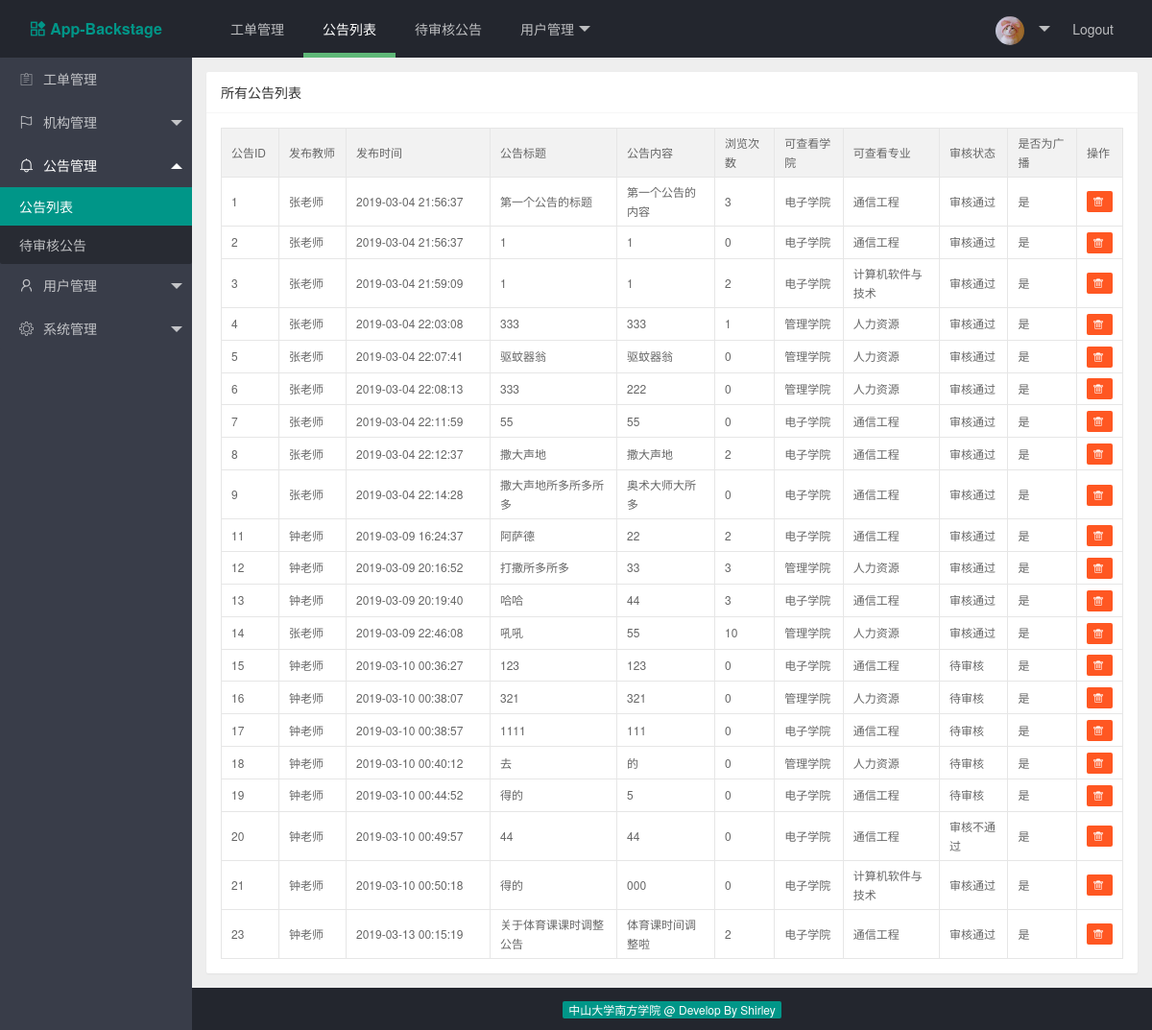
Page /index.php/web/nt_mgt/notice_list on the earlier database version.
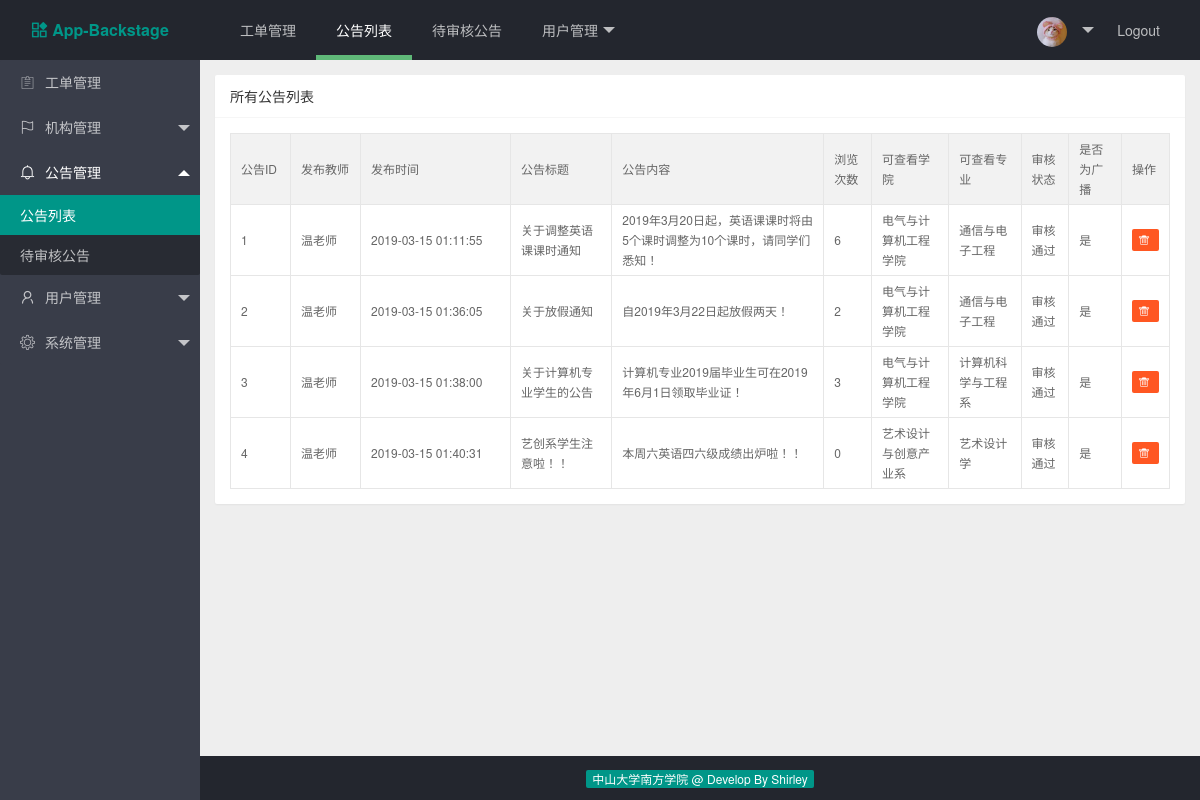
Same page on the later database version.
### tables this page shows
CREATE TABLE IF NOT EXISTS `notice_tb` (
  `notice_id` int(11) NOT NULL AUTO_INCREMENT COMMENT '公告ID',
  `notice_tea_id` int(11) NOT NULL COMMENT '发布公告教师的ID',
  `notice_time` datetime NOT NULL COMMENT '发布公告的时间',
  `notice_title` varchar(200) NOT NULL DEFAULT '0' COMMENT '公告标题',
  `notice_content` text NOT NULL COMMENT '公告内容',
  `notice_read_times` int(11) NOT NULL DEFAULT '0' COMMENT '公告被浏览次数',
  `college_id` int(11) NOT NULL COMMENT '可查看的学院ID',
  `major_id` int(11) NOT NULL COMMENT '可查看的专业ID',
  `notice_pass_review` int(11) NOT NULL COMMENT '是否通过审核',
  `notice_is_all` int(11) DEFAULT NULL COMMENT '是否发送至全校',
  PRIMARY KEY (`notice_id`)
);

CREATE TABLE IF NOT EXISTS `tea_user_tb` (
  `tea_id` bigint(20) NOT NULL AUTO_INCREMENT COMMENT '教师用户ID',
  `role_id` int(11) NOT NULL DEFAULT '0' COMMENT '角色ID',
  `tea_account` varchar(50) NOT NULL DEFAULT '0' COMMENT '工号，为登录账号',
  `tea_password` varchar(50) NOT NULL DEFAULT '0' COMMENT '登录密码',
  `tea_name` varchar(50) NOT NULL DEFAULT '0' COMMENT '教师姓名',
  `tea_spell` varchar(50) NOT NULL DEFAULT '0' COMMENT '姓名拼音',
  `tea_sex` varchar(50) NOT NULL DEFAULT '0' COMMENT '教师性别',
  `college_id` int(11) DEFAULT NULL COMMENT '学院ID',
  `major_id` int(11) DEFAULT NULL COMMENT '专业ID',
  `tea_phone` varchar(50) DEFAULT NULL COMMENT '电话',
  `tea_course` varchar(200) DEFAULT NULL COMMENT '所有教授课程，以逗号分隔',
  `tea_isInstructor` int(2) DEFAULT NULL COMMENT '是否为辅导员',
  PRIMARY KEY (`tea_id`)
);

CREATE TABLE IF NOT EXISTS `college_info_tb` (
  `college_id` int(11) NOT NULL AUTO_INCREMENT COMMENT '学院id',
  `college_name` varchar(200) NOT NULL COMMENT '学院名称',
  `college_icon` varchar(100) NOT NULL COMMENT '学院图标',
  `college_address` varchar(300) NOT NULL COMMENT '学院地址',
  `college_introduction` text NOT NULL COMMENT '学院简介',
  PRIMARY KEY (`college_id`)
);

CREATE TABLE IF NOT EXISTS `major_info_tb` (
  `major_id` int(11) NOT NULL AUTO_INCREMENT COMMENT '专业id',
  `college_id` int(11) NOT NULL COMMENT '所属学院id',
  `major_name` varchar(50) NOT NULL COMMENT '专业名称',
  `major_introduction` varchar(800) NOT NULL COMMENT '专业简介',
  PRIMARY KEY (`major_id`)
);

### application/controllers/web/Notice.php (called while the page is built, shortened)
<?php
class Notice extends CI_Controller {
	public function view($page = 'notice')
	{
		$data['notice_list'] = $this->get_all_notice();
		$this->load->view('common/header');
		$this->load->view('common/navbar');
		$this->load->view('common/sidebar');
		$this->load->view('notice/notice', $data);
		$this->load->view('common/footer');
	}
	public function get_all_notice()
	{
		$this->load->model('web/notice_model');
		$res = $this->notice_model->get_all_notice();
		return $res;
	}
}

### index.php (called while the page is built, shortened)
<?php
require_once BASEPATH.'core/CodeIgniter.php';

### application/models/web/Notice_model.php (called while the page is built, shortened)
<?php
class Notice_model extends CI_Model {
    public static $table_name = 'notice_tb';
    public function get_all_notice()
    {
        $this->db->select('*');
        $this->db->join('college_info_tb','college_info_tb.college_id = notice_tb.college_id');
        $this->db->join('major_info_tb','major_info_tb.major_id = notice_tb.major_id');
        $this->db->join('tea_user_tb','tea_user_tb.tea_id = notice_tb.notice_tea_id');
        $query_res = $this->db->get(self::$table_name);
        return $query_res->result_array();
    }
}

### application/views/notice/notice.php (the view)
<div class="layui-body layui-bg-gray">
    <div style="padding: 15px;" id="notice_list">
        <div class="layui-card">
            <div class="layui-card-header">
                所有公告列表
            </div>
            <div class="layui-card-body">
                <table class="layui-table" lay-size="sm">
                    <colgroup>
                        <col width="60">
                        <col width="70">
                        <col width="150">
                        <col>
                        <col>
                        <col>
                        <col>
                        <col>
                        <col>
                        <col>
                        <col>
                    </colgroup>
                    <thead>
                        <tr>
                            <th>公告ID</th>
                            <th>发布教师</th>
                            <th>发布时间</th>
                            <th>公告标题</th>
                            <th>公告内容</th>
                            <th>浏览次数</th>
                            <th>可查看学院</th>
                            <th>可查看专业</th>
                            <th>审核状态</th>
                            <th>是否为广播</th>
                            <th>操作</th>
                        </tr>
                    </thead>
                    <tbody>
                        <?php foreach ($notice_list as $notice):?>
                            <tr>
                                <td><?php echo $notice['notice_id'];?></td>
                                <td><?php echo $notice['tea_name'];?></td>
                                <td><?php echo $notice['notice_time'];?></td>
                                <td><?php echo $notice['notice_title'];?></td>
                                <td><?php echo $notice['notice_content'];?></td>
                                <td><?php echo $notice['notice_read_times'];?></td>
                                <td><?php echo $notice['college_name'];?></td>
                                <td><?php echo $notice['major_name'];?></td>
                                <td>
                                    <?php
                                        if ($notice['notice_pass_review'] === '0') {
                                            echo '待审核';
                                        } else if ($notice['notice_pass_review'] === '1') {
                                            echo '审核通过';
                                        } else {
                                            echo '审核不通过';
                                        }
                                    ?>
                                </td>
                                <td><?php echo $notice['notice_content'] === '0' ? '否' : '是';?></td>
                                <td>
                                    <a title="点击删除公告" href="<?php echo site_url('web/nt_mgt/delete_notice').'?notice_id='.$notice['notice_id']; ?>"
                                        class="layui-btn layui-btn-danger layui-btn-xs">
                                        <i class="layui-icon">&#xe640;</i>
                                    </a>
                                </td>
                            </tr>
                        <?php endforeach;?>
                    </tbody>
                </table>
            </div>
        </div>
    </div>
</div>

Differences in the rows shown:
removed notice_tb: notice_id "5", tea_user_tb.tea_name "张老师", notice_time "2019-03-04 22:07:41", notice_title "驱蚊器翁", notice_content "驱蚊器翁", notice_read_times "0", college.college_name "管理学院", major.major_name "人力资源", notice_pass_review "审核通过", shows "是"
removed notice_tb: notice_id "6", tea_user_tb.tea_name "张老师", notice_time "2019-03-04 22:08:13", notice_title "333", notice_content "222", notice_read_times "0", college.college_name "管理学院", major.major_name "人力资源", notice_pass_review "审核通过", shows "是"
removed notice_tb: notice_id "7", tea_user_tb.tea_name "张老师", notice_time "2019-03-04 22:11:59", notice_title "55", notice_content "55", notice_read_times "0", college.college_name "电子学院", major.major_name "通信工程", notice_pass_review "审核通过", shows "是"
removed notice_tb: notice_id "8", tea_user_tb.tea_name "张老师", notice_time "2019-03-04 22:12:37", notice_title "撒大声地", notice_content "撒大声地", notice_read_times "2", college.college_name "电子学院", major.major_name "通信工程", notice_pass_review "审核通过", shows "是"
removed notice_tb: notice_id "9", tea_user_tb.tea_name "张老师", notice_time "2019-03-04 22:14:28", notice_title "撒大声地所多所多所多", notice_content "奥术大师大所多", notice_read_times "0", college.college_name "电子学院", major.major_name "通信工程", notice_pass_review "审核通过", shows "是"
removed notice_tb: notice_id "11", tea_user_tb.tea_name "钟老师", notice_time "2019-03-09 16:24:37", notice_title "阿萨德", notice_content "22", notice_read_times "2", college.college_name "电子学院", major.major_name "通信工程", notice_pass_review "审核通过", shows "是"
removed notice_tb: notice_id "12", tea_user_tb.tea_name "钟老师", notice_time "2019-03-09 20:16:52", notice_title "打撒所多所多", notice_content "33", notice_read_times "3", college.college_name "管理学院", major.major_name "人力资源", notice_pass_review "审核通过", shows "是"
removed notice_tb: notice_id "13", tea_user_tb.tea_name "钟老师", notice_time "2019-03-09 20:19:40", notice_title "哈哈", notice_content "44", notice_read_times "3", college.college_name "电子学院", major.major_name "通信工程", notice_pass_review "审核通过", shows "是"
removed notice_tb: notice_id "14", tea_user_tb.tea_name "张老师", notice_time "2019-03-09 22:46:08", notice_title "吼吼", notice_content "55", notice_read_times "10", college.college_name "管理学院", major.major_name "人力资源", notice_pass_review "审核通过", shows "是"
removed notice_tb: notice_id "15", tea_user_tb.tea_name "钟老师", notice_time "2019-03-10 00:36:27", notice_title "123", notice_content "123", notice_read_times "0", college.college_name "电子学院", major.major_name "通信工程", notice_pass_review "待审核", shows "是"
removed notice_tb: notice_id "16", tea_user_tb.tea_name "钟老师", notice_time "2019-03-10 00:38:07", notice_title "321", notice_content "321", notice_read_times "0", college.college_name "管理学院", major.major_name "人力资源", notice_pass_review "待审核", shows "是"
removed notice_tb: notice_id "17", tea_user_tb.tea_name "钟老师", notice_time "2019-03-10 00:38:57", notice_title "1111", notice_content "111", notice_read_times "0", college.college_name "电子学院", major.major_name "通信工程", notice_pass_review "待审核", shows "是"
removed notice_tb: notice_id "18", tea_user_tb.tea_name "钟老师", notice_time "2019-03-10 00:40:12", notice_title "去", notice_content "的", notice_read_times "0", college.college_name "管理学院", major.major_name "人力资源", notice_pass_review "待审核", shows "是"
removed notice_tb: notice_id "19", tea_user_tb.tea_name "钟老师", notice_time "2019-03-10 00:44:52", notice_title "得的", notice_content "5", notice_read_times "0", college.college_name "电子学院", major.major_name "通信工程", notice_pass_review "待审核", shows "是"
removed notice_tb: notice_id "20", tea_user_tb.tea_name "钟老师", notice_time "2019-03-10 00:49:57", notice_title "44", notice_content "44", notice_read_times "0", college.college_name "电子学院", major.major_name "通信工程", notice_pass_review "审核不通过", shows "是"
removed notice_tb: notice_id "21", tea_user_tb.tea_name "钟老师", notice_time "2019-03-10 00:50:18", notice_title "得的", notice_content "000", notice_read_times "0", college.college_name "电子学院", major.major_name "计算机软件与技术", notice_pass_review "审核通过", shows "是"
removed notice_tb: notice_id "23", tea_user_tb.tea_name "钟老师", notice_time "2019-03-13 00:15:19", notice_title "关于体育课课时调整公告", notice_content "体育课时间调整啦", notice_read_times "2", college.college_name "电子学院", major.major_name "通信工程", notice_pass_review "审核通过", shows "是"
changed notice_tb id 1: tea_user_tb.tea_name "张老师" → "温老师"; notice_time "2019-03-04 21:56:37" → "2019-03-15 01:11:55"; notice_title "第一个公告的标题" → "关于调整英语课课时通知"; notice_content "第一个公告的内容" → "2019年3月20日起，英语课课时将由5个课时调整为10个课时，请同学们悉知！"; notice_read_times "3" → "6"; college.college_name "电子学院" → "电气与计算机工程学院"; major.major_name "通信工程" → "通信与电子工程"
changed notice_tb id 2: tea_user_tb.tea_name "张老师" → "温老师"; notice_time "2019-03-04 21:56:37" → "2019-03-15 01:36:05"; notice_title "1" → "关于放假通知"; notice_content "1" → "自2019年3月22日起放假两天！"; notice_read_times "0" → "2"; college.college_name "电子学院" → "电气与计算机工程学院"; major.major_name "通信工程" → "通信与电子工程"
changed notice_tb id 3: tea_user_tb.tea_name "张老师" → "温老师"; notice_time "2019-03-04 21:59:09" → "2019-03-15 01:38:00"; notice_title "1" → "关于计算机专业学生的公告"; notice_content "1" → "计算机专业2019届毕业生可在2019年6月1日领取毕业证！"; notice_read_times "2" → "3"; college.college_name "电子学院" → "电气与计算机工程学院"; major.major_name "计算机软件与技术" → "计算机科学与工程系"
changed notice_tb id 4: tea_user_tb.tea_name "张老师" → "温老师"; notice_time "2019-03-04 22:03:08" → "2019-03-15 01:40:31"; notice_title "333" → "艺创系学生注意啦！！"; notice_content "333" → "本周六英语四六级成绩出炉啦！！"; notice_read_times "1" → "0"; college.college_name "管理学院" → "艺术设计与创意产业系"; major.major_name "人力资源" → "艺术设计学"
